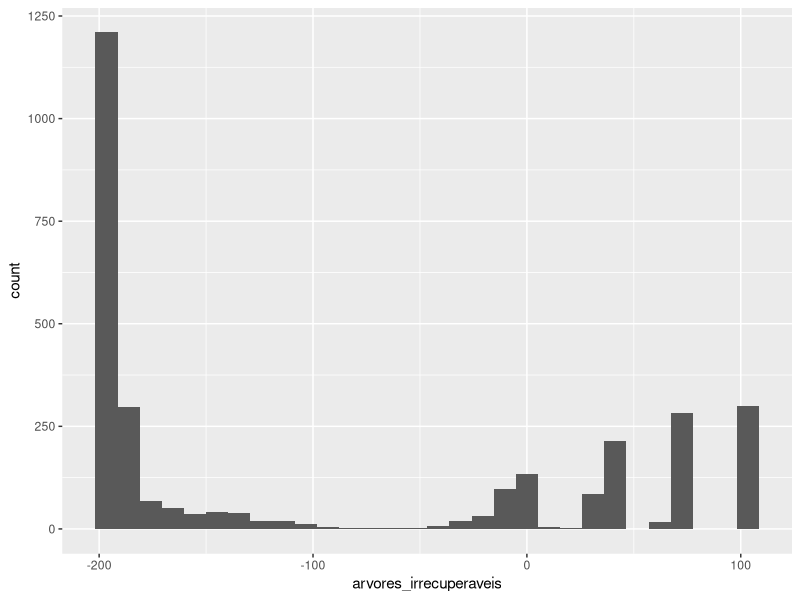
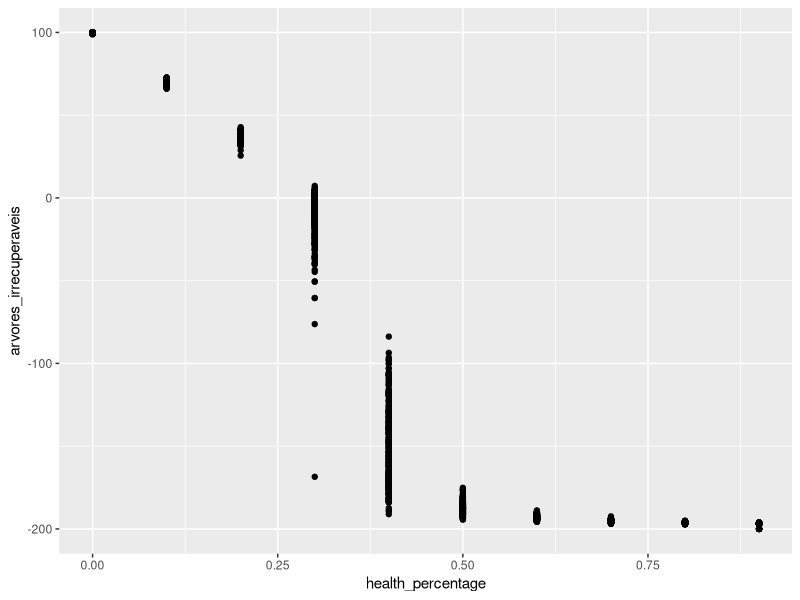
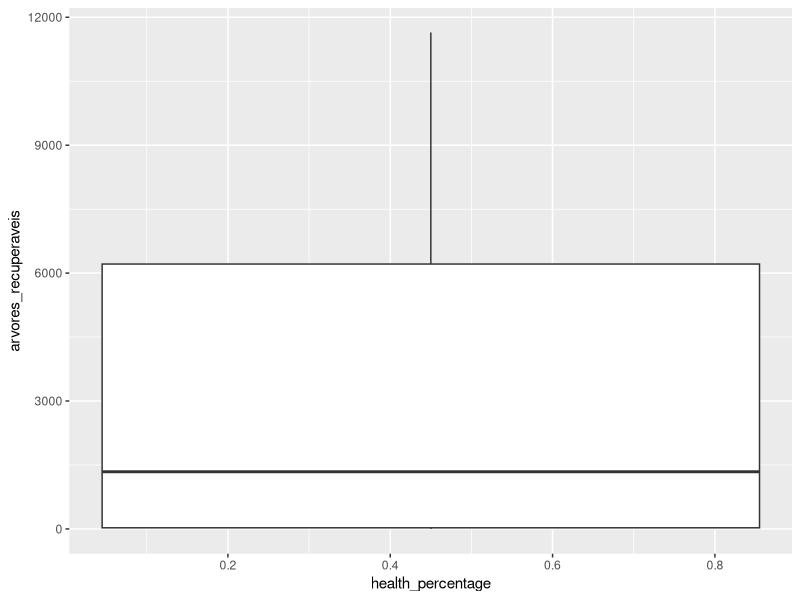
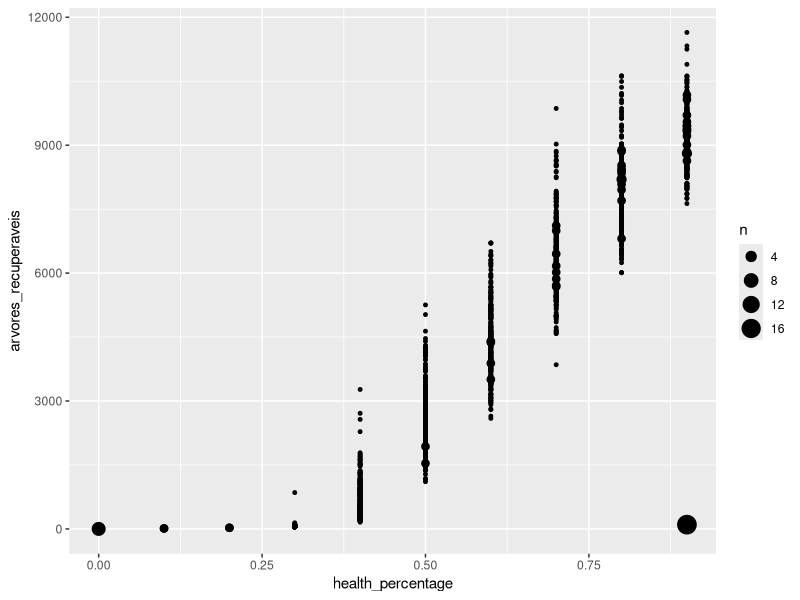
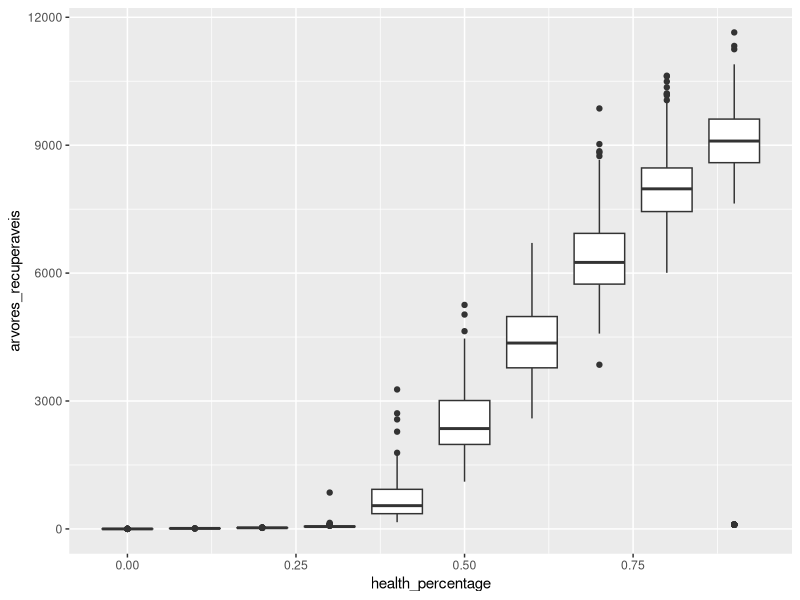

R code for these plots, in order:
setwd("D:/Workspace_TI/CE/forest-fire")
getwd()
data = read.csv("ForestFireModel_model_data_iter_300_steps_60_2023-01-20-14-58-01.836718.csv")
data
str(data)
library(ggplot2)
ggplot(data) +
  geom_histogram(mapping = aes(x = arvores_irrecuperaveis))
ggplot(data) + 
  geom_point(aes(y=arvores_irrecuperaveis, x=health_percentage))
ggplot(data, mapping = aes(y=arvores_recuperaveis, x=health_percentage)) +
  geom_boxplot()
ggplot(data) +
  geom_count(mapping = aes(y=arvores_recuperaveis, x=health_percentage))
ggplot(data, mapping = aes(y=arvores_recuperaveis, x=health_percentage)) + 
  geom_boxplot(mapping = aes(group = cut_width(health_percentage, 0.1)))
